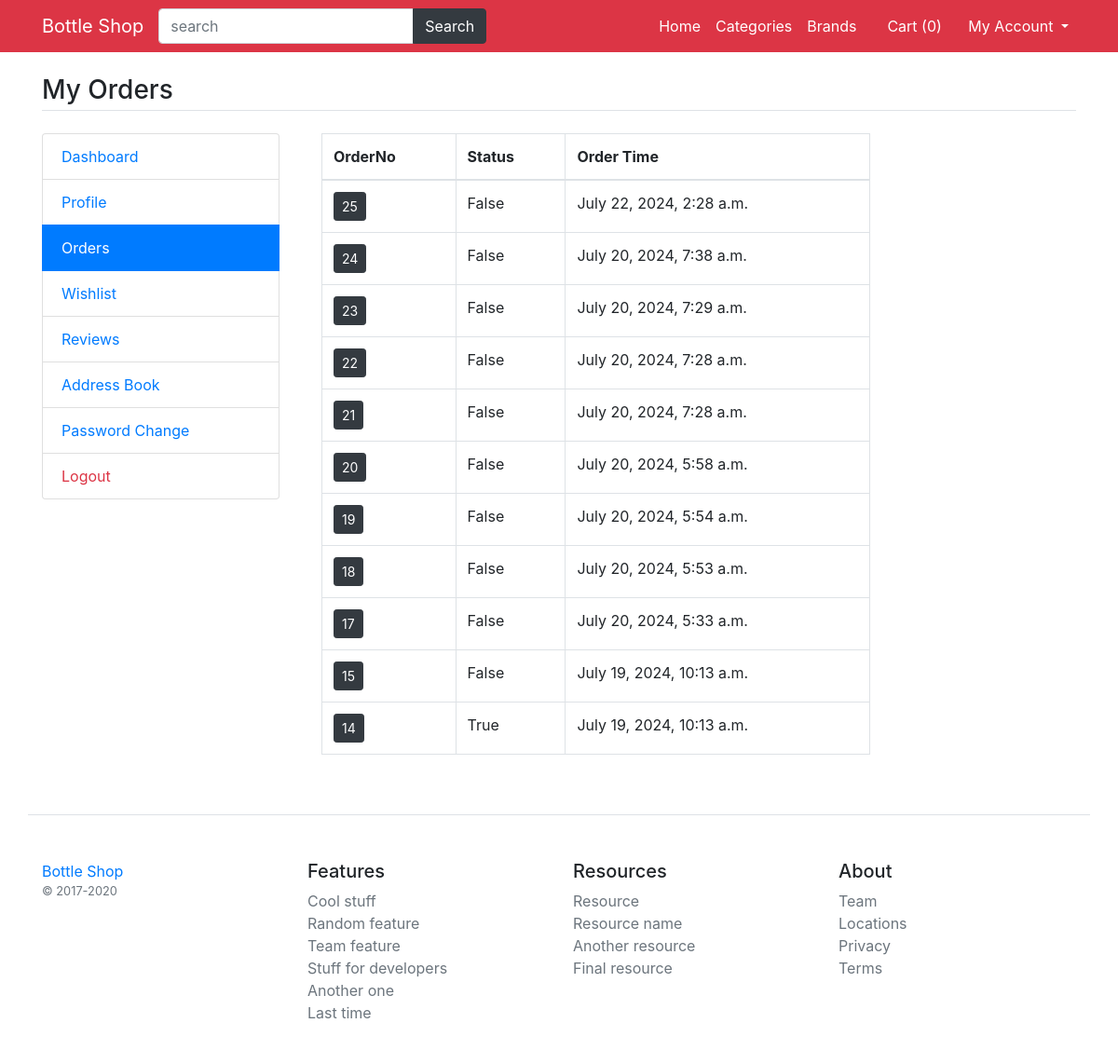
The app's page /my-orders (signed in) with its own data.
### main/models.py (models this page shows)
class CartOrder(models.Model):
    user=models.ForeignKey(User,on_delete=models.CASCADE)
    total_amt=models.FloatField()
    paid_status=models.BooleanField(default=False)
    order_dt=models.DateTimeField(auto_now_add=True)
    order_status=models.CharField(choices=status_choice,default='process',max_length=150)
    class Meta:
        verbose_name_plural='8. Orders'

### main/views.py (the view)
# urls.py: path('my-orders',views.my_orders,name='my_orders'),
def my_orders(request):
	orders=CartOrder.objects.filter(user=request.user).order_by('-id')
	return render(request,'user/orders.html',{'orders':orders})

### main/template_context.py (called while the page is built)
def get_filters(request):
	cats=Product.objects.distinct().values('category__title','category__id')
	brands=Product.objects.distinct().values('brand__title','brand__id')
	colors=ProductAttribute.objects.distinct().values('color__title','color__id','color__color_code')
	sizes=ProductAttribute.objects.distinct().values('size__title','size__id')
	minMaxPrice=ProductAttribute.objects.aggregate(Min('price'),Max('price'))
	data={
		'cats':cats,
		'brands':brands,
		'colors':colors,
		'sizes':sizes,
		'minMaxPrice':minMaxPrice,
	}
	return data

### main/templates/user/orders.html
{% extends 'base.html' %}
{% load static %}
{% block content %}
<main class="container my-4">
	<h3 class="my-4 border-bottom pb-1">My Orders</h3>
	<div class="row">
        <div class="col-md-3">
          {% include 'user/user-sidebar.html' %}
        </div>
        <div class="col-md-9">
            <div class="col-md-9">
                <div class="table-responsive">
                    <table class="table-bordered table">
                        <thead>
                            <tr>
                                <th>OrderNo</th>
                                <th>Status</th>
                                <th>Order Time</th>
                            </tr>
                        </thead>
                        <tbody>
                            {% for order in orders %}
                            <tr>
                                <td><a href="{% url 'my_order_items' order.id %}" class="btn btn-sm btn-dark">{{order.id}}</a></td>
                                <td>{{order.paid_status}}</td>
                                <td>{{order.order_dt}}</td>
                            </tr>
                            {% endfor %}
                        </tbody>
                    </table>
                </div>
            </div>
	</div>
</main>
{% endblock %}

### records on screen
CartOrder: id "25", paid_status "False", order_dt "July 22, 2024, 2:28 a.m."
CartOrder: id "24", paid_status "False", order_dt "July 20, 2024, 7:38 a.m."
CartOrder: id "23", paid_status "False", order_dt "July 20, 2024, 7:29 a.m."
CartOrder: id "22", paid_status "False", order_dt "July 20, 2024, 7:28 a.m."
CartOrder: id "21", paid_status "False", order_dt "July 20, 2024, 7:28 a.m."
CartOrder: id "20", paid_status "False", order_dt "July 20, 2024, 5:58 a.m."
CartOrder: id "19", paid_status "False", order_dt "July 20, 2024, 5:54 a.m."
CartOrder: id "18", paid_status "False", order_dt "July 20, 2024, 5:53 a.m."
CartOrder: id "17", paid_status "False", order_dt "July 20, 2024, 5:33 a.m."
CartOrder: id "15", paid_status "False", order_dt "July 19, 2024, 10:13 a.m."
CartOrder: id "14", paid_status "True", order_dt "July 19, 2024, 10:13 a.m."

### other values on screen
{{ request.session.cartdata|length }} "0"
